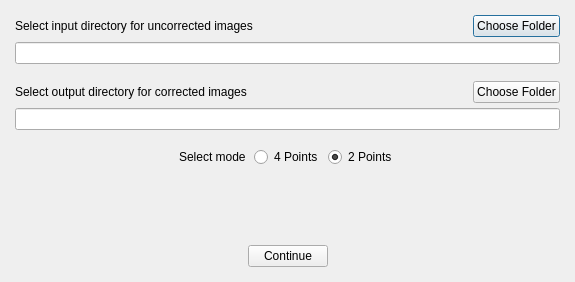
<?xml version="1.0" encoding="UTF-8"?>
<ui version="4.0">
 <class>DialogSelectFolder</class>
 <widget class="QDialog" name="DialogSelectFolder">
  <property name="geometry">
   <rect>
    <x>0</x>
    <y>0</y>
    <width>575</width>
    <height>282</height>
   </rect>
  </property>
  <property name="sizePolicy">
   <sizepolicy hsizetype="Preferred" vsizetype="Preferred">
    <horstretch>0</horstretch>
    <verstretch>0</verstretch>
   </sizepolicy>
  </property>
  <property name="windowTitle">
   <string>Retrospective Photo Registration</string>
  </property>
  <layout class="QVBoxLayout" name="verticalLayout">
   <property name="spacing">
    <number>5</number>
   </property>
   <property name="leftMargin">
    <number>15</number>
   </property>
   <property name="topMargin">
    <number>15</number>
   </property>
   <property name="rightMargin">
    <number>15</number>
   </property>
   <property name="bottomMargin">
    <number>15</number>
   </property>
   <item>
    <layout class="QHBoxLayout" name="horizontalLayout">
     <item>
      <widget class="QLabel" name="label">
       <property name="text">
        <string>Select input directory for uncorrected images</string>
       </property>
      </widget>
     </item>
     <item>
      <spacer name="horizontalSpacer">
       <property name="orientation">
        <enum>Qt::Horizontal</enum>
       </property>
       <property name="sizeHint" stdset="0">
        <size>
         <width>40</width>
         <height>20</height>
        </size>
       </property>
      </spacer>
     </item>
     <item>
      <widget class="QPushButton" name="pushButtonInput">
       <property name="text">
        <string>Choose Folder</string>
       </property>
      </widget>
     </item>
    </layout>
   </item>
   <item>
    <widget class="QLineEdit" name="lineEditPathInput"/>
   </item>
   <item>
    <spacer name="verticalSpacer">
     <property name="orientation">
      <enum>Qt::Vertical</enum>
     </property>
     <property name="sizeType">
      <enum>QSizePolicy::Fixed</enum>
     </property>
     <property name="sizeHint" stdset="0">
      <size>
       <width>20</width>
       <height>12</height>
      </size>
     </property>
    </spacer>
   </item>
   <item>
    <layout class="QHBoxLayout" name="horizontalLayout_3">
     <item>
      <widget class="QLabel" name="label_2">
       <property name="text">
        <string>Select output directory for corrected images</string>
       </property>
      </widget>
     </item>
     <item>
      <spacer name="horizontalSpacer_4">
       <property name="orientation">
        <enum>Qt::Horizontal</enum>
       </property>
       <property name="sizeHint" stdset="0">
        <size>
         <width>40</width>
         <height>20</height>
        </size>
       </property>
      </spacer>
     </item>
     <item>
      <widget class="QPushButton" name="pushButtonOutput">
       <property name="text">
        <string>Choose Folder</string>
       </property>
      </widget>
     </item>
    </layout>
   </item>
   <item>
    <widget class="QLineEdit" name="lineEditPathOutput"/>
   </item>
   <item>
    <spacer name="verticalSpacer_3">
     <property name="orientation">
      <enum>Qt::Vertical</enum>
     </property>
     <property name="sizeType">
      <enum>QSizePolicy::Fixed</enum>
     </property>
     <property name="sizeHint" stdset="0">
      <size>
       <width>20</width>
       <height>12</height>
      </size>
     </property>
    </spacer>
   </item>
   <item>
    <layout class="QHBoxLayout" name="horizontalLayout_4">
     <item>
      <spacer name="horizontalSpacer_6">
       <property name="orientation">
        <enum>Qt::Horizontal</enum>
       </property>
       <property name="sizeHint" stdset="0">
        <size>
         <width>40</width>
         <height>20</height>
        </size>
       </property>
      </spacer>
     </item>
     <item>
      <widget class="QLabel" name="label_3">
       <property name="text">
        <string>Select mode </string>
       </property>
      </widget>
     </item>
     <item>
      <widget class="QRadioButton" name="radioButton4Points">
       <property name="text">
        <string>4 Points</string>
       </property>
       <property name="checked">
        <bool>false</bool>
       </property>
      </widget>
     </item>
     <item>
      <widget class="QRadioButton" name="radioButton2Points">
       <property name="text">
        <string>2 Points</string>
       </property>
       <property name="checked">
        <bool>true</bool>
       </property>
      </widget>
     </item>
     <item>
      <spacer name="horizontalSpacer_5">
       <property name="orientation">
        <enum>Qt::Horizontal</enum>
       </property>
       <property name="sizeHint" stdset="0">
        <size>
         <width>40</width>
         <height>20</height>
        </size>
       </property>
      </spacer>
     </item>
    </layout>
   </item>
   <item>
    <spacer name="verticalSpacer_2">
     <property name="orientation">
      <enum>Qt::Vertical</enum>
     </property>
     <property name="sizeType">
      <enum>QSizePolicy::MinimumExpanding</enum>
     </property>
     <property name="sizeHint" stdset="0">
      <size>
       <width>20</width>
       <height>18</height>
      </size>
     </property>
    </spacer>
   </item>
   <item>
    <layout class="QHBoxLayout" name="horizontalLayout_2">
     <item>
      <spacer name="horizontalSpacer_2">
       <property name="orientation">
        <enum>Qt::Horizontal</enum>
       </property>
       <property name="sizeHint" stdset="0">
        <size>
         <width>40</width>
         <height>20</height>
        </size>
       </property>
      </spacer>
     </item>
     <item>
      <widget class="QPushButton" name="pushButton_2">
       <property name="text">
        <string>Continue</string>
       </property>
      </widget>
     </item>
     <item>
      <spacer name="horizontalSpacer_3">
       <property name="orientation">
        <enum>Qt::Horizontal</enum>
       </property>
       <property name="sizeHint" stdset="0">
        <size>
         <width>40</width>
         <height>20</height>
        </size>
       </property>
      </spacer>
     </item>
    </layout>
   </item>
  </layout>
 </widget>
 <resources/>
 <connections>
  <connection>
   <sender>pushButtonInput</sender>
   <signal>clicked()</signal>
   <receiver>DialogSelectFolder</receiver>
   <slot>OnButtonInputPath()</slot>
   <hints>
    <hint type="sourcelabel">
     <x>537</x>
     <y>28</y>
    </hint>
    <hint type="destinationlabel">
     <x>695</x>
     <y>87</y>
    </hint>
   </hints>
  </connection>
  <connection>
   <sender>pushButtonOutput</sender>
   <signal>clicked()</signal>
   <receiver>DialogSelectFolder</receiver>
   <slot>OnButtonOutputPath()</slot>
   <hints>
    <hint type="sourcelabel">
     <x>531</x>
     <y>114</y>
    </hint>
    <hint type="destinationlabel">
     <x>707</x>
     <y>194</y>
    </hint>
   </hints>
  </connection>
  <connection>
   <sender>pushButton_2</sender>
   <signal>clicked()</signal>
   <receiver>DialogSelectFolder</receiver>
   <slot>OnButtonRegister()</slot>
   <hints>
    <hint type="sourcelabel">
     <x>311</x>
     <y>229</y>
    </hint>
    <hint type="destinationlabel">
     <x>329</x>
     <y>354</y>
    </hint>
   </hints>
  </connection>
 </connections>
 <slots>
  <slot>OnButtonInputPath()</slot>
  <slot>OnButtonOutputPath()</slot>
  <slot>OnButtonRegister()</slot>
 </slots>
</ui>
